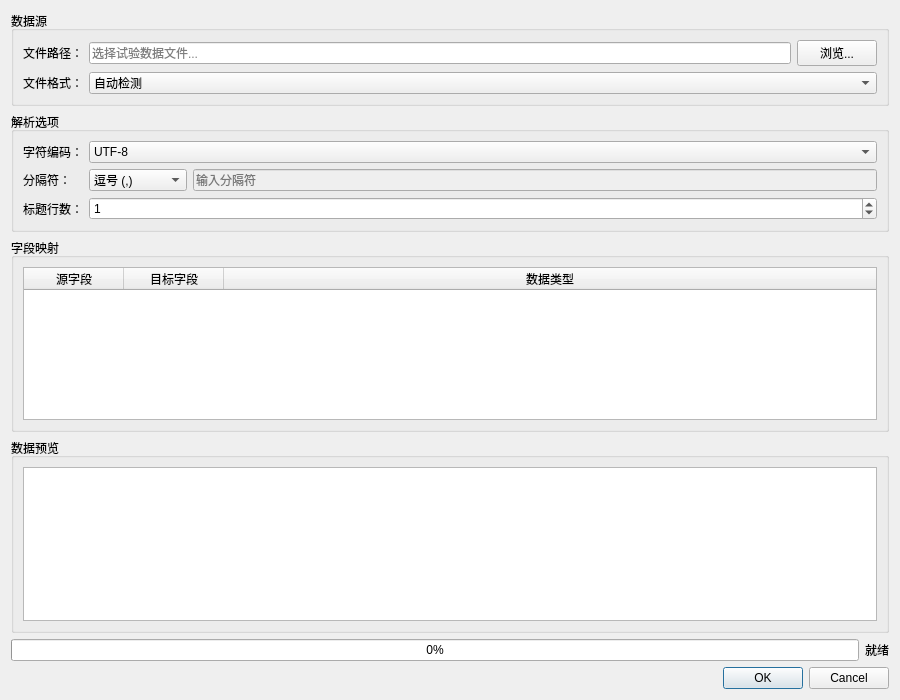
<?xml version="1.0" encoding="UTF-8"?>
<ui version="4.0">
 <class>TestDataAcquisitionDialog</class>
 <widget class="QDialog" name="TestDataAcquisitionDialog">
  <property name="geometry">
   <rect>
    <x>0</x>
    <y>0</y>
    <width>900</width>
    <height>700</height>
   </rect>
  </property>
  <property name="windowTitle">
   <string>试验数据采集</string>
  </property>
  <layout class="QVBoxLayout" name="verticalLayout">
   <!-- 文件选择区域 -->
   <item>
    <widget class="QGroupBox" name="groupBoxFile">
     <property name="title">
      <string>数据源</string>
     </property>
     <layout class="QGridLayout" name="gridLayout">
      <item row="0" column="0">
       <widget class="QLabel" name="labelFilePath">
        <property name="text">
         <string>文件路径：</string>
        </property>
       </widget>
      </item>
      <item row="0" column="1">
       <widget class="QLineEdit" name="lineFilePath">
        <property name="placeholderText">
         <string>选择试验数据文件...</string>
        </property>
       </widget>
      </item>
      <item row="0" column="2">
       <widget class="QPushButton" name="btnBrowse">
        <property name="text">
         <string>浏览...</string>
        </property>
       </widget>
      </item>
      <item row="1" column="0">
       <widget class="QLabel" name="labelFileFormat">
        <property name="text">
         <string>文件格式：</string>
        </property>
       </widget>
      </item>
      <item row="1" column="1" colspan="2">
       <widget class="QComboBox" name="comboFileFormat">
        <item>
         <property name="text">
          <string>自动检测</string>
         </property>
        </item>
        <item>
         <property name="text">
          <string>CSV (逗号分隔)</string>
         </property>
        </item>
        <item>
         <property name="text">
          <string>CSV (制表符分隔)</string>
         </property>
        </item>
        <item>
         <property name="text">
          <string>Excel (*.xlsx)</string>
         </property>
        </item>
        <item>
         <property name="text">
          <string>JSON</string>
         </property>
        </item>
        <item>
         <property name="text">
          <string>XML</string>
         </property>
        </item>
        <item>
         <property name="text">
          <string>HDF5</string>
         </property>
        </item>
        <item>
         <property name="text">
          <string>MATLAB (*.mat)</string>
         </property>
        </item>
       </widget>
      </item>
     </layout>
    </widget>
   </item>
   <!-- 解析选项区域 -->
   <item>
    <widget class="QGroupBox" name="groupBoxOptions">
     <property name="title">
      <string>解析选项</string>
     </property>
     <layout class="QGridLayout" name="gridLayout_2">
      <item row="0" column="0">
       <widget class="QLabel" name="labelEncoding">
        <property name="text">
         <string>字符编码：</string>
        </property>
       </widget>
      </item>
      <item row="0" column="1">
       <widget class="QComboBox" name="comboEncoding">
        <item>
         <property name="text">
          <string>UTF-8</string>
         </property>
        </item>
        <item>
         <property name="text">
          <string>GBK</string>
         </property>
        </item>
        <item>
         <property name="text">
          <string>GB2312</string>
         </property>
        </item>
        <item>
         <property name="text">
          <string>ISO-8859-1</string>
         </property>
        </item>
        <item>
         <property name="text">
          <string>Windows-1252</string>
         </property>
        </item>
       </widget>
      </item>
      <item row="1" column="0">
       <widget class="QLabel" name="labelDelimiter">
        <property name="text">
         <string>分隔符：</string>
        </property>
       </widget>
      </item>
      <item row="1" column="1">
       <layout class="QHBoxLayout" name="horizontalLayout">
        <item>
         <widget class="QComboBox" name="comboDelimiter">
          <item>
           <property name="text">
            <string>逗号 (,)</string>
           </property>
          </item>
          <item>
           <property name="text">
            <string>制表符 (Tab)</string>
           </property>
          </item>
          <item>
           <property name="text">
            <string>分号 (;)</string>
           </property>
          </item>
          <item>
           <property name="text">
            <string>空格</string>
           </property>
          </item>
          <item>
           <property name="text">
            <string>自定义</string>
           </property>
          </item>
         </widget>
        </item>
        <item>
         <widget class="QLineEdit" name="lineCustomDelimiter">
          <property name="enabled">
           <bool>false</bool>
          </property>
          <property name="placeholderText">
           <string>输入分隔符</string>
          </property>
         </widget>
        </item>
       </layout>
      </item>
      <item row="2" column="0">
       <widget class="QLabel" name="labelHeaderRows">
        <property name="text">
         <string>标题行数：</string>
        </property>
       </widget>
      </item>
      <item row="2" column="1">
       <widget class="QSpinBox" name="spinHeaderRows">
        <property name="minimum">
         <number>0</number>
        </property>
        <property name="maximum">
         <number>10</number>
        </property>
        <property name="value">
         <number>1</number>
        </property>
       </widget>
      </item>
     </layout>
    </widget>
   </item>
   <!-- 字段映射区域（可选） -->
   <item>
    <widget class="QGroupBox" name="groupBoxMapping">
     <property name="title">
      <string>字段映射</string>
     </property>
     <layout class="QHBoxLayout" name="horizontalLayout_2">
      <item>
       <widget class="QTableWidget" name="tableMapping">
        <property name="columnCount">
         <number>3</number>
        </property>
        <attribute name="horizontalHeaderStretchLastSection">
         <bool>true</bool>
        </attribute>
        <column>
         <property name="text">
          <string>源字段</string>
         </property>
        </column>
        <column>
         <property name="text">
          <string>目标字段</string>
         </property>
        </column>
        <column>
         <property name="text">
          <string>数据类型</string>
         </property>
        </column>
       </widget>
      </item>
     </layout>
    </widget>
   </item>
   <!-- 预览区域 -->
   <item>
    <widget class="QGroupBox" name="groupBoxPreview">
     <property name="title">
      <string>数据预览</string>
     </property>
     <layout class="QVBoxLayout" name="verticalLayout_2">
      <item>
       <widget class="QTableWidget" name="tablePreview"/>
      </item>
     </layout>
    </widget>
   </item>
   <!-- 进度条和状态 -->
   <item>
    <layout class="QHBoxLayout" name="horizontalLayout_3">
     <item>
      <widget class="QProgressBar" name="progressBar">
       <property name="value">
        <number>0</number>
       </property>
      </widget>
     </item>
     <item>
      <widget class="QLabel" name="labelStatus">
       <property name="text">
        <string>就绪</string>
       </property>
      </widget>
     </item>
    </layout>
   </item>
   <!-- 底部按钮 -->
   <item>
    <widget class="QDialogButtonBox" name="buttonBox">
     <property name="orientation">
      <enum>Qt::Horizontal</enum>
     </property>
     <property name="standardButtons">
      <set>QDialogButtonBox::Cancel|QDialogButtonBox::Ok</set>
     </property>
    </widget>
   </item>
  </layout>
 </widget>
 <resources/>
 <connections>
  <connection>
   <sender>buttonBox</sender>
   <signal>accepted()</signal>
   <receiver>TestDataAcquisitionDialog</receiver>
   <slot>accept()</slot>
   <hints>
    <hint type="sourcelabel">
     <x>248</x>
     <y>254</y>
    </hint>
    <hint type="destinationlabel">
     <x>157</x>
     <y>274</y>
    </hint>
   </hints>
  </connection>
  <connection>
   <sender>buttonBox</sender>
   <signal>rejected()</signal>
   <receiver>TestDataAcquisitionDialog</receiver>
   <slot>reject()</slot>
   <hints>
    <hint type="sourcelabel">
     <x>316</x>
     <y>260</y>
    </hint>
    <hint type="destinationlabel">
     <x>286</x>
     <y>274</y>
    </hint>
   </hints>
  </connection>
  <!-- 分隔符联动：选择“自定义”时启用lineCustomDelimiter -->
  <connection>
   <sender>comboDelimiter</sender>
   <signal>currentIndexChanged(int)</signal>
   <receiver>lineCustomDelimiter</receiver>
   <slot>setEnabled(bool)</slot>
   <hints>
    <hint type="sourcelabel">
     <x>220</x>
     <y>120</y>
    </hint>
    <hint type="destinationlabel">
     <x>380</x>
     <y>120</y>
    </hint>
   </hints>
  </connection>
 </connections>
</ui>
